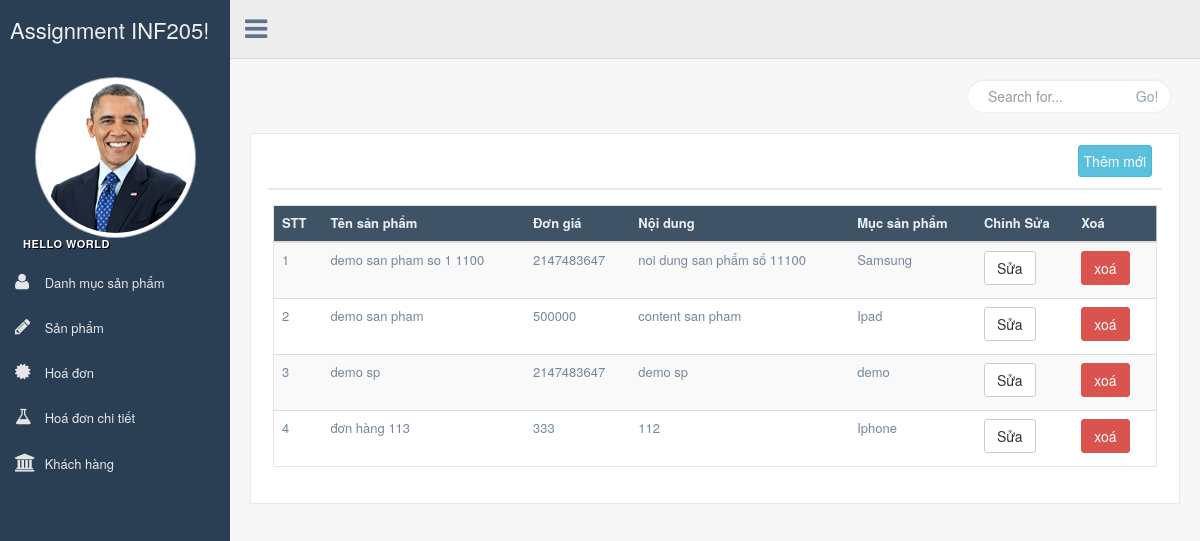
Page /product/researchproduct.php on the committed database.
### tables this page shows
CREATE TABLE `products` (
  `id` int(11) NOT NULL COMMENT 'trường id',
  `name` varchar(255) DEFAULT NULL,
  `content` text,
  `price` int(11) DEFAULT NULL,
  `catproducts_id` int(11) DEFAULT NULL
);

CREATE TABLE `catproducts` (
  `id` int(11) NOT NULL,
  `name` varchar(255) DEFAULT NULL,
  `content` text,
  `images` varchar(255) DEFAULT NULL
);

### product/researchproduct.php (the view, shortened to what this page needs)
<!DOCTYPE html>
<html lang="vi">
<head>
  <link href="../css/bootstrap.min.css" rel="stylesheet">
  <link href="../fonts/css/font-awesome.min.css" rel="stylesheet">
  <link href="../css/animate.min.css" rel="stylesheet">
  <link href="../css/custom.css" rel="stylesheet">
</head>
<body class="nav-md">
  <div class="container body">
    <div class="main_container">
      <div class="col-md-3 left_col">
        <div class="left_col scroll-view">
          <div class="navbar nav_title" style="border: 0;">
            <a href="index.html" class="site_title"><span>Assignment INF205!</span></a>
          </div>
          <div class="profile">
            <div class="profile_pic">
              <img src="../images/logo.png" alt="..." class="img-circle profile_img">
            </div>
          </div>
          <br />
          <div id="sidebar-menu" class="main_menu_side hidden-print main_menu">
            <div class="menu_section">
              <h3> Hello world</h3>
              <ul class="nav side-menu">
                <li class="active"><a href="../catproduct/catproduct.php"><i class="fa fa-user"></i> Danh mục sản phẩm </a></li>
                <li><a href="../product/product.php"><i class="fa fa-pencil"></i> Sản phẩm </a></li>
                <li><a href="../order/order.php"><i class="fa fa-certificate"></i> Hoá đơn </a></li>
                <li><a href="../orderdetail/orderdetail.php"><i class="fa fa-flask"></i> Hoá đơn chi tiết </a></li>
                <li><a href="../custommer/custommer.php"><i class="fa fa-university"></i> Khách hàng </a></li>
              </ul>
            </div>
          </div>
        </div>
      </div>
      <div class="top_nav">
        <div class="nav_menu">
          <nav class="" role="navigation">
            <div class="nav toggle">
              <a id="menu_toggle"><i class="fa fa-bars"></i></a>
            </div>
          </nav>
        </div>
      </div>
      <div class="right_col" role="main">
        <div class="">
          <div class="page-title">
            <div class="title_right">
              <div class="col-md-5 col-sm-5 col-xs-12 form-group pull-right top_search">
                  <form class="input-group" action="researchproduct.php" method="get">
                    <input type="text" name="namesearch" class="form-control" placeholder="Search for...">
                    <span class="input-group-btn">
                        <button class="btn btn-default" type="submit">Go!</button>
                    </span>
                  </form>
              </div>
            </div>
          </div>
          <div class="clearfix"></div>
          <div class="row">
            <div class="col-md-12 col-sm-12 col-xs-12">
              <div class="x_panel">
                <div class="x_title">
                  <ul class="nav navbar-right panel_toolbox">
                    <li><a class="btn btn-info" href="addproduct.php">Thêm mới</a></li>
                  </ul>
                  <div class="clearfix"></div>
                </div>
                <div class="x_content">
                  	<table id="example" class="table table-striped responsive-utilities jambo_table">
                  	<?php
          					include_once('../ketnoi.php');
          					$namesearch = $_GET['namesearch'];
          					$sql="SELECT * FROM `products` WHERE `name` LIKE '%$namesearch%'";
          					$result=$db->query($sql);
          					?>
                    <thead>
                      <tr class="headings">
                        <th>STT</th>
                        <th>Tên sản phẩm </th>
                        <th>Đơn giá </th>
                        <th>Nội dung </th>
                        <th>Mục sản phẩm </th>
                        <th>Chỉnh Sửa</th>
                        <th>Xoá </th>
                      </tr>
                    </thead>
                    <tbody>
                      <?php
                      $i=1;
                      foreach($result as $row)
                      {
                      ?>
                      <tr class="even pointer">
                        <td class=" "><?php echo $i; ?></td>
                        <td class=" "><?php echo $row['name'] ?></td>
                        <td class=" "><?php echo $row['price'] ?></td>
                        <td class=" "><?php echo $row['content'] ?></td>
                        <?php
                        $catproid = $row['catproducts_id'];
                        $sql="select * from catproducts where id = '$catproid'";
                        $result=$db->query($sql);
                        foreach( $result as $catproname){
                          $catname = $catproname['name'];
                        }
                        ?>
                        <td class=" "><?php echo $catname; ?></td>
                        <td class=" "><a href="editproduct.php?id=<?php echo $row['id'];?>" class="btn btn-default">Sửa</a></td>
                        <td class=" "><a href="deleteproduct.php?id=<?php echo $row['id'];?>" class="btn btn-danger">xoá</a></td>
                      </tr>
                      <?php
                      $i=$i+1;
                      }
                       ?>
                    </tbody>
                  </table>
                </div>
              </div>
            </div>
            <br />
            <br />
            <br />
          </div>
        </div>
      </div>
    </div>
  </div>
</body>
</html>

### rows in the picture
products: name "demo san pham so 1 1100", price "2147483647", content "noi dung san phẩm số 11100", catproducts.name "Samsung"
products: name "demo san pham", price "500000", content "content san pham", catproducts.name "Ipad"
products: name "demo sp", price "2147483647", content "demo sp", catproducts.name "demo"
products: name "đơn hàng 113", price "333", content "112", catproducts.name "Iphone"
